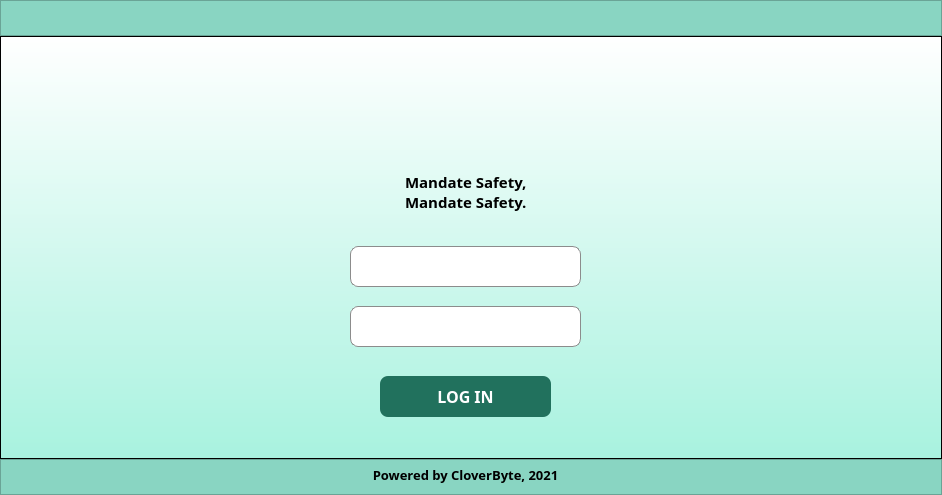
<?xml version="1.0" encoding="UTF-8"?>
<ui version="4.0">
 <class>MainWindow</class>
 <widget class="QMainWindow" name="MainWindow">
  <property name="geometry">
   <rect>
    <x>0</x>
    <y>0</y>
    <width>942</width>
    <height>495</height>
   </rect>
  </property>
  <property name="minimumSize">
   <size>
    <width>942</width>
    <height>495</height>
   </size>
  </property>
  <property name="maximumSize">
   <size>
    <width>942</width>
    <height>495</height>
   </size>
  </property>
  <property name="windowTitle">
   <string>MainWindow</string>
  </property>
  <widget class="QWidget" name="centralwidget">
   <layout class="QVBoxLayout" name="verticalLayout">
    <property name="spacing">
     <number>0</number>
    </property>
    <property name="leftMargin">
     <number>0</number>
    </property>
    <property name="topMargin">
     <number>0</number>
    </property>
    <property name="rightMargin">
     <number>0</number>
    </property>
    <property name="bottomMargin">
     <number>0</number>
    </property>
    <item>
     <widget class="QFrame" name="frame_3">
      <property name="minimumSize">
       <size>
        <width>0</width>
        <height>36</height>
       </size>
      </property>
      <property name="maximumSize">
       <size>
        <width>16777215</width>
        <height>36</height>
       </size>
      </property>
      <property name="styleSheet">
       <string notr="true">background-color: rgb(137, 213, 194)</string>
      </property>
      <property name="frameShape">
       <enum>QFrame::StyledPanel</enum>
      </property>
      <property name="frameShadow">
       <enum>QFrame::Raised</enum>
      </property>
      <widget class="QLabel" name="label_3">
       <property name="geometry">
        <rect>
         <x>10</x>
         <y>5</y>
         <width>81</width>
         <height>31</height>
        </rect>
       </property>
       <property name="styleSheet">
        <string notr="true">background: transparent</string>
       </property>
       <property name="text">
        <string/>
       </property>
       <property name="pixmap">
        <pixmap resource="resources.qrc">:/newPrefix/logo.png</pixmap>
       </property>
       <property name="scaledContents">
        <bool>true</bool>
       </property>
      </widget>
     </widget>
    </item>
    <item>
     <widget class="QFrame" name="frame">
      <property name="styleSheet">
       <string notr="true">background-color: qlineargradient(spread:pad, x1:0.5, y1:1, x2:0.5, y2:0, stop:0 rgba(168, 242, 223, 255), stop:1 rgba(255, 255, 255, 255))</string>
      </property>
      <property name="frameShape">
       <enum>QFrame::StyledPanel</enum>
      </property>
      <property name="frameShadow">
       <enum>QFrame::Raised</enum>
      </property>
      <widget class="QPushButton" name="loginbtn">
       <property name="geometry">
        <rect>
         <x>380</x>
         <y>340</y>
         <width>171</width>
         <height>41</height>
        </rect>
       </property>
       <property name="minimumSize">
        <size>
         <width>150</width>
         <height>41</height>
        </size>
       </property>
       <property name="font">
        <font>
         <family>Work Sans</family>
         <pointsize>12</pointsize>
         <weight>75</weight>
         <bold>true</bold>
        </font>
       </property>
       <property name="styleSheet">
        <string notr="true">QPushButton{
	background-color: rgb(33, 113, 93);
	border: none;
	color: rgb(255, 255, 255);
	border-radius: 8px;
}
QPushButton:hover{
	background-color: rgb(46, 159, 131);
}
QPushButton:pressed{
	background-color: rgb(29, 100, 82);
}</string>
       </property>
       <property name="text">
        <string>LOG IN</string>
       </property>
       <property name="flat">
        <bool>false</bool>
       </property>
      </widget>
      <widget class="QLabel" name="label_2">
       <property name="geometry">
        <rect>
         <x>405</x>
         <y>120</y>
         <width>151</width>
         <height>71</height>
        </rect>
       </property>
       <property name="minimumSize">
        <size>
         <width>151</width>
         <height>71</height>
        </size>
       </property>
       <property name="font">
        <font>
         <family>Work Sans SemiBold</family>
         <pointsize>11</pointsize>
         <weight>75</weight>
         <bold>true</bold>
        </font>
       </property>
       <property name="styleSheet">
        <string notr="true">background: transparent</string>
       </property>
       <property name="text">
        <string>Mandate Safety, 
Mandate Safety.</string>
       </property>
      </widget>
      <widget class="QLabel" name="label">
       <property name="geometry">
        <rect>
         <x>360</x>
         <y>40</y>
         <width>221</width>
         <height>91</height>
        </rect>
       </property>
       <property name="styleSheet">
        <string notr="true">background: transparent</string>
       </property>
       <property name="text">
        <string/>
       </property>
       <property name="pixmap">
        <pixmap resource="resources.qrc">:/newPrefix/logo.png</pixmap>
       </property>
       <property name="scaledContents">
        <bool>true</bool>
       </property>
      </widget>
      <widget class="QLineEdit" name="usernamefield">
       <property name="geometry">
        <rect>
         <x>350</x>
         <y>210</y>
         <width>231</width>
         <height>41</height>
        </rect>
       </property>
       <property name="font">
        <font>
         <family>Work Sans</family>
         <pointsize>12</pointsize>
        </font>
       </property>
       <property name="styleSheet">
        <string notr="true">QLineEdit{
	background-color: rgb(255, 255, 255);
	border-style: solid;
    border-width: 1px;
    border-radius: 8px;
    border-color: rgb(140, 140, 140);
	padding-left: 10px;
	padding-right: 10px; 
}
</string>
       </property>
      </widget>
      <widget class="QLineEdit" name="passwordfield">
       <property name="geometry">
        <rect>
         <x>350</x>
         <y>270</y>
         <width>231</width>
         <height>41</height>
        </rect>
       </property>
       <property name="font">
        <font>
         <family>Work Sans</family>
         <pointsize>12</pointsize>
        </font>
       </property>
       <property name="styleSheet">
        <string notr="true">QLineEdit{
	background-color: rgb(255, 255, 255);
	border-style: solid;
    border-width: 1px;
    border-radius: 8px;
    border-color: rgb(140, 140, 140);
	padding-left: 10px;
	padding-right: 10px; 
}
</string>
       </property>
      </widget>
      <widget class="QLabel" name="errorlabel">
       <property name="geometry">
        <rect>
         <x>350</x>
         <y>316</y>
         <width>231</width>
         <height>21</height>
        </rect>
       </property>
       <property name="minimumSize">
        <size>
         <width>0</width>
         <height>0</height>
        </size>
       </property>
       <property name="font">
        <font>
         <family>Work Sans Medium</family>
         <pointsize>8</pointsize>
         <weight>50</weight>
         <bold>false</bold>
        </font>
       </property>
       <property name="styleSheet">
        <string notr="true">background: transparent;
color: red;</string>
       </property>
       <property name="text">
        <string/>
       </property>
       <property name="alignment">
        <set>Qt::AlignCenter</set>
       </property>
      </widget>
     </widget>
    </item>
    <item>
     <widget class="QFrame" name="frame_2">
      <property name="minimumSize">
       <size>
        <width>0</width>
        <height>36</height>
       </size>
      </property>
      <property name="maximumSize">
       <size>
        <width>16777215</width>
        <height>36</height>
       </size>
      </property>
      <property name="styleSheet">
       <string notr="true">background-color: rgb(137, 213, 194)</string>
      </property>
      <property name="frameShape">
       <enum>QFrame::StyledPanel</enum>
      </property>
      <property name="frameShadow">
       <enum>QFrame::Raised</enum>
      </property>
      <widget class="QLabel" name="label_4">
       <property name="geometry">
        <rect>
         <x>340</x>
         <y>-20</y>
         <width>251</width>
         <height>71</height>
        </rect>
       </property>
       <property name="minimumSize">
        <size>
         <width>151</width>
         <height>71</height>
        </size>
       </property>
       <property name="font">
        <font>
         <family>Work Sans SemiBold</family>
         <pointsize>10</pointsize>
         <weight>75</weight>
         <bold>true</bold>
        </font>
       </property>
       <property name="styleSheet">
        <string notr="true">background: transparent</string>
       </property>
       <property name="text">
        <string>Powered by CloverByte, 2021</string>
       </property>
       <property name="alignment">
        <set>Qt::AlignCenter</set>
       </property>
      </widget>
     </widget>
    </item>
   </layout>
  </widget>
 </widget>
 <resources>
  <include location="resources.qrc"/>
 </resources>
 <connections/>
</ui>
